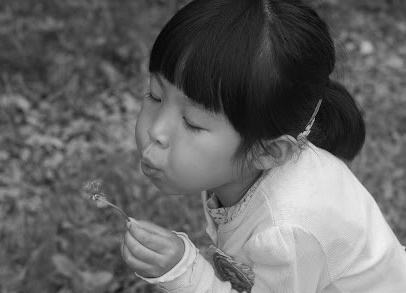
#> input picture OpenCV/Day 4/img/girl.jpg, 406 x 293 px, found by its file name
$ jupyter execute 'Opencv_기본입출력(1)_오전.ipynb'   (shell and % lines are left out)   (text cells are left out)
#> lines starting #> are read from the running program, lines starting #| are printed output that depends on the picture; pictures that were not available may be replaced by others from this repository, and a replacement may not be noted
[cell 1]
import cv2

img_file = "img/girl.jpg" # 표시할 이미지 경로            ---①
img = cv2.imread(img_file)  # 이미지를 읽어서 img 변수에 할당 ---②
#> img is the input picture: shape (293, 406, 3); min 4, max 240, mean 102.4


cv2.imshow('IMG', img)   # 읽은 이미지를 화면에 표시      --- ③
cv2.waitKey()           # 키가 입력될 때 까지 대기      --- ④
cv2.destroyAllWindows()  # 창 모두 닫기            --- ⑤

[cell 2]

import matplotlib.pyplot as plt
import cv2
img = cv2.imread("img/girl.jpg")
plt.axis('off') #axis 출력 끄기
plt.imshow(cv2.cvtColor(img, cv2.COLOR_BGR2RGB))
plt.show()

[cell 3]
import cv2

img_file = "img/girl.jpg"
img = cv2.imread(img_file, cv2.IMREAD_GRAYSCALE)  #그레이 스케일로 읽기
#> img: shape (293, 406); min 4, max 240, mean 102.4

cv2.imshow('IMG', img)
cv2.waitKey()
cv2.destroyAllWindows()

[cell 4]
import cv2

img_file = 'img/girl.jpg'

img = cv2.imread(img_file, cv2.IMREAD_GRAYSCALE)
cv2.imwrite('img/girl_gray.jpg', img) #파일로 저장, 포맷은 확장에 따름

cv2.imshow(img_file, img)
cv2.waitKey()
cv2.destroyAllWindows()

[cell 5]
import cv2

#컬리이미지로 열기
img = cv2.imread('img/model3.jpg', cv2.IMREAD_COLOR)
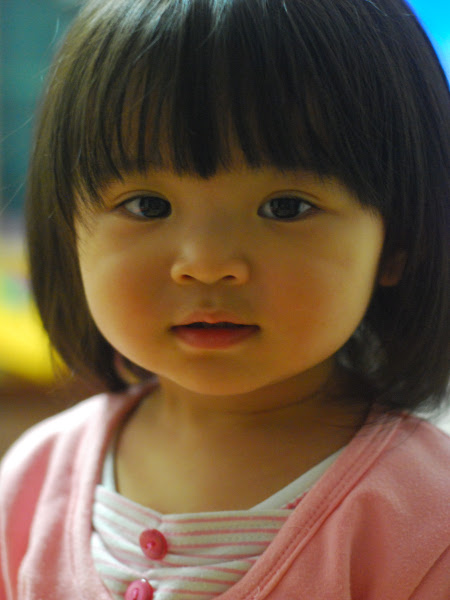
#> input picture OpenCV/Day 4/img/model3.jpg, 450 x 600 px, found by its file name
#> img is the input picture: shape (600, 450, 3); mean B, G, R 64.5, 86, 106.4
cv2.imshow('model3', img)
cv2.waitKey(0)
#이미지 저장하기
cv2.imwrite('save image.jpg', img)

cv2.destroyAllWindows()

#흑백사진으로 열기
img_gray = cv2.cvtColor(img, cv2.COLOR_BGR2GRAY)
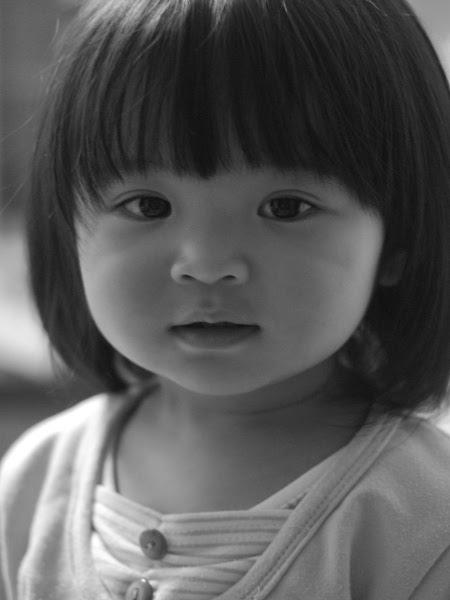
#> img_gray: shape (600, 450); min 12, max 255, mean 89.7
cv2.imshow('gray image', img_gray)
cv2.waitKey(0)

cv2.destroyAllWindows()

[cell 6]
import cv2

video_file = "img/big_buck.avi" # 동영상 파일 경로

cap = cv2.VideoCapture(video_file) # 동영상 캡쳐 객체 생성  ---①
if cap.isOpened():                 # 캡쳐 객체 초기화 확인
    while True:
        ret, img = cap.read()      # 다음 프레임 읽기      --- ②
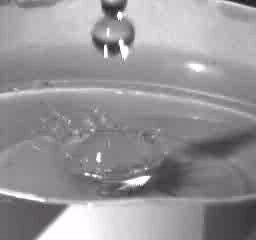
#> input picture frame 18 of OpenCV/data/drop.avi, 256 x 240 px, given in place of big_buck.avi, which was not available
#> img is the input picture: shape (240, 256, 3); mean B, G, R 151.1, 148.7, 150.7
        if ret:                     # 프레임 읽기 정상
            cv2.imshow(video_file, img) # 화면에 표시  --- ③
            cv2.waitKey(25)            # 25ms 지연(40fps로 가정)   --- ④
        else:                       # 다음 프레임 읽을 수 없슴,
            break                   # 재생 완료
else:
    print("can't open video.")      # 캡쳐 객체 초기화 실패
cap.release()                       # 캡쳐 자원 반납
cv2.destroyAllWindows()
